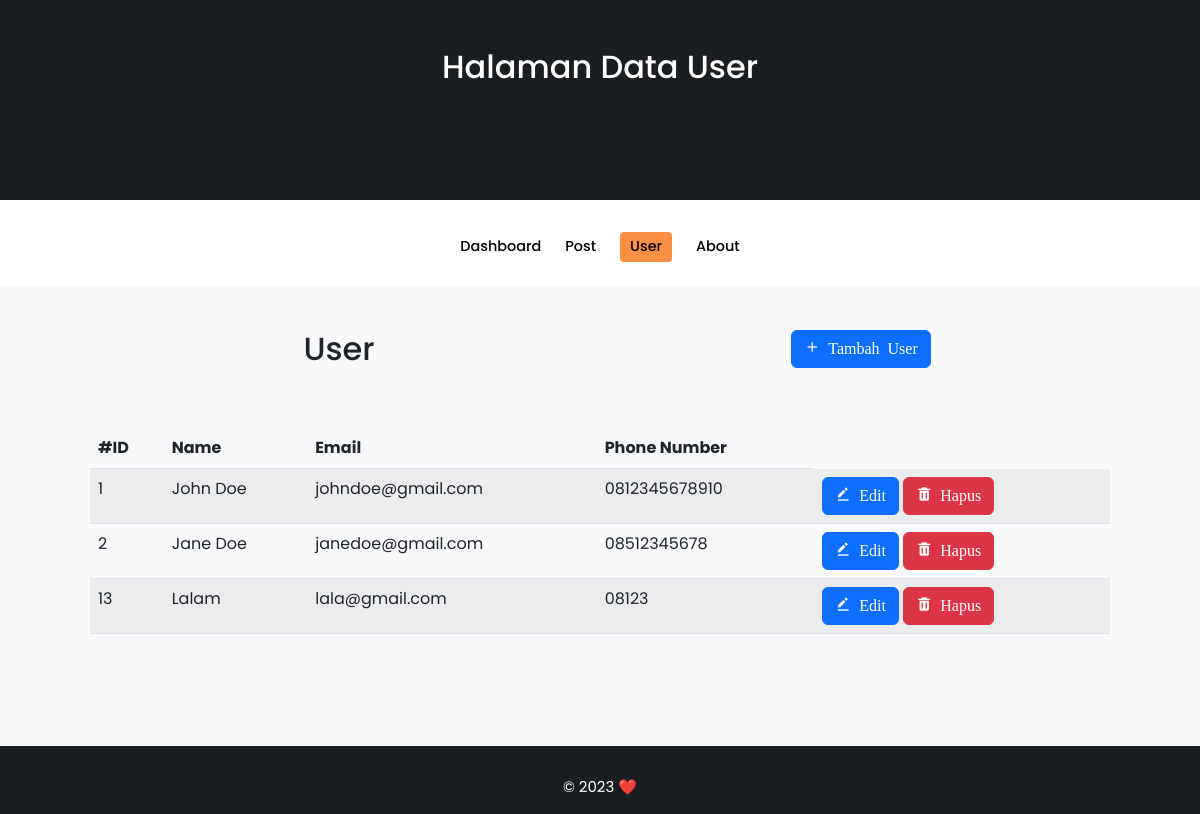
The page /users.php on the database its author committed.
### tables this page shows
CREATE TABLE `users` (
  `user_id` int NOT NULL,
  `name` varchar(255) NOT NULL DEFAULT 'NO NAME',
  `email` varchar(50) DEFAULT NULL,
  `phone_number` varchar(20) DEFAULT NULL
);

### db/connection.php (called while the page is built, shortened)
<?php
class Connection
{
    private static $db;
    private static $host = 'localhost';
    private static $dbname = 'blog';
    private static $user = 'root';
    private static $password = '';
    private static function getDB()
    {
        if (!isset(self::$db)) {
            try {
                self::$db = new PDO("mysql:host=" . self::$host . ";dbname=" . self::$dbname, self::$user, self::$password);
                self::$db->setAttribute(PDO::ATTR_ERRMODE, PDO::ERRMODE_EXCEPTION);
            } catch (PDOException $e) {
                $error_message = $e->getMessage();
                exit();
            }
        }
        return self::$db;
    }
    public static function executeQuery($query, $params = null)
    {
        $statement = self::getDB()->prepare($query);
        $statement->execute($params);
        $data = [];
        try {
            $data = $statement->fetchAll(PDO::FETCH_ASSOC);
        } catch (PDOException $e) {
            $error_message = $e->getMessage();
            exit();
        }
        return $data;
    }
}

### db/users_db.php (called while the page is built, shortened)
<?php
include_once(__DIR__ . '/connection.php');
include_once(__DIR__ . '/../models/user.php');
class UsersDB extends Connection
{
    public static function all()
    {
        $users = self::executeQuery("SELECT * FROM users");
        $usersArr = [];
        foreach ($users as $user) {
            $usersArr[] = new User(
                $user['user_id'],
                $user['name'],
                $user['email'],
                $user['phone_number']
            );
        }
        return $usersArr;
    }
}

### models/user.php (called while the page is built)
<?php
class User
{
    private $user_id;
    private $name;
    private $email;
    private $phone_number;
    public function __construct($user_id, $name, $email, $phone_number)
    {
        $this->user_id = $user_id;
        $this->name = $name;
        $this->email = $email;
        $this->phone_number = $phone_number;
    }
    public function getUser_id()
    {
        return $this->user_id;
    }
    public function getName()
    {
        return $this->name;
    }
    public function getEmail()
    {
        return $this->email;
    }
    public function getPhone_number()
    {
        return $this->phone_number;
    }
}

### users.php (the view, shortened to what this page needs)
<?php
include_once('db/users_db.php');
$users = UsersDB::all();
?>
<!DOCTYPE html>
<html lang="en">
<head>
    <link href="https://cdn.jsdelivr.net/npm/bootstrap@5.2.1/dist/css/bootstrap.min.css" rel="stylesheet"
>
    <link rel="stylesheet" href="css/style.css" />
    <link href="https://unpkg.com/boxicons@2.1.1/css/boxicons.min.css" rel="stylesheet" />
</head>
<body>
    <section class="home2" id="home2">
        <div class="home-text">
            <h2 class="">Halaman Data User </h2>
        </div>
    </section>
    <div class="post-filter container">
        <span class="filter-item" data-filter="all"><a href="index.php">Dashboard</a></span>
        <span class="filter-item" data-filter="design"><a href="posts.php">Post</a></span>
        <span class="filter-item active-filter" data-filter="tech"><a href="users.php">User</a></span>
        <span class="filter-item" data-filter="mobile"><a href="about.php">About</a></span>
    </div>
    <div class="container-fluid mt-4">
        <div class="row">
            <div class="py-5 bg-light">
                <div class="container">
                    <section class="py-1 text-center container">
                        <div class="row">
                            <h2 class="col-lg-6 col-md-8 mt-2 mx-auto">
                                User
                            </h2>
                            <div class="col-lg-6 col-md-8 mx-auto mt-2">
                                <a class="btn btn-primary" href="/blog/users_create.php"><i class="bx bx-plus"> Tambah
                                        User</i></a>
                            </div>
                        </div>
                    </section>
                    <div class="py-5 bg-light">
                        <div class="container">
                            <div class="row">
                                <div class="table-responsive">
                                    <table class="table table-striped table-lg">
                                        <thead>
                                            <tr>
                                                <th scope="col">#ID</th>
                                                <th scope="col">Name</th>
                                                <th scope="col">Email</th>
                                                <th scope="col">Phone Number</th>
                                            </tr>
                                        </thead>
                                        <tbody>
                                            <?php foreach ($users as $user): ?>
                                                <tr>
                                                    <td>
                                                        <?= $user->getUser_id() ?>
                                                    </td>
                                                    <td>
                                                        <?= $user->getName() ?>
                                                    </td>
                                                    <td>
                                                        <?= $user->getEmail() ?>
                                                    </td>
                                                    <td>
                                                        <?= $user->getPhone_number() ?>
                                                    </td>
                                                    <td>
                                                        <a class="btn btn-primary"
                                                            href="users_update.php?user_id=<?= $user->getUser_id() ?>"><i
                                                                class='bx bxs-edit-alt'> Edit</i></a>
                                                        <a class="btn btn-danger"
                                                            href="users_delete.php?user_id=<?= $user->getuser_id() ?>"
                                                            onclick="return confirm('Are you sure?')"><i
                                                                class='bx bxs-trash'> Hapus</i></a>
                                                    </td>
                                                </tr>
                                            <?php endforeach; ?>
                                        </tbody>
                                    </table>
                                </div>
                            </div>
                        </div>
                    </div>
                </div>
            </div>
        </div>
    </div>
    <?php include('template/footer.php'); ?>

### css/style.css (style rules this page uses)
* { font-family: 'Poppins', sans-serif; margin :0; padding:0; scroll-behavior : smooth; scroll-padding-top : 2rem; box-sizing: border-box; }
:root { --container-color:#1a1e21 ; --second-color:#fd8f44; --text-color:#172317; --bg-color:#fff; }
a { text-decoration: none; color: black; }
section { padding: 3rem 0 2rem; }
.container { max-width: 1068px; margin:auto; width: 100%; }
section.home2 { width: 100%; height:200px; background: var(--container-color); }
.home-text { color: var(--bg-color); text-align: center; }
.post-filter { display: flex; justify-content: center; align-items: center; column-gap: 1.5rem; margin-top: 2rem !important; }
.filter-item { font-size:0.9rem; font-weight: 500; cursor: pointer; }
.active-filter { background: var(--second-color); color: var(--bg-color); padding: 4px 10px; border-radius:4px; }
.home-text { width: 100%; }

### rows shown on the page
users: user_id "1", name "John Doe", email "johndoe@gmail.com", phone_number "0812345678910"
users: user_id "2", name "Jane Doe", email "janedoe@gmail.com", phone_number "08512345678"
users: user_id "13", name "Lalam", email "lala@gmail.com", phone_number "08123"
